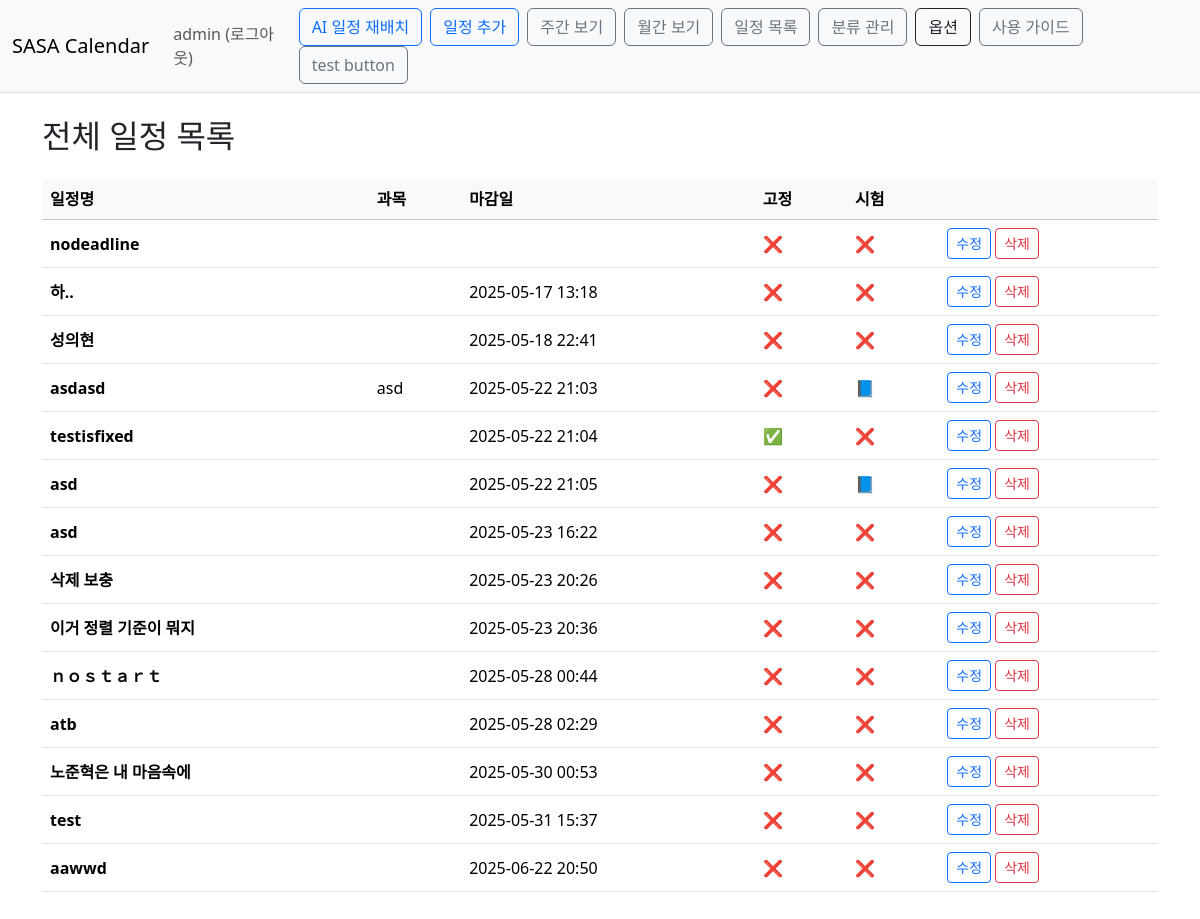
Page /calendar/schedule/list/ (signed in) on the earlier database version.
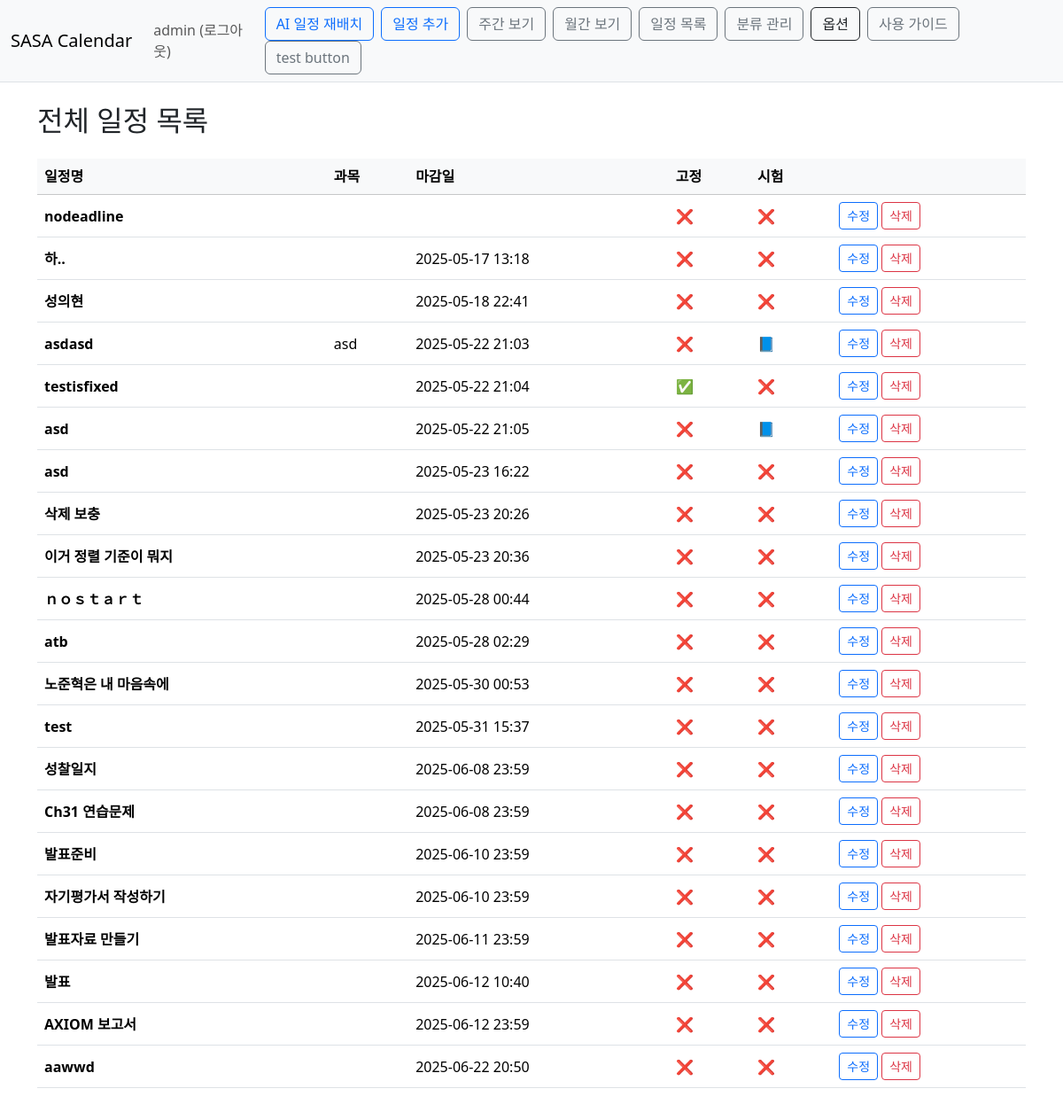
Same page on the later database version.
### Calendar/models.py (models this page shows, shortened)
class Schedule(models.Model):
    owner=models.ForeignKey(User, on_delete=models.CASCADE)
    task_name=models.CharField(max_length=50)
    duration_minutes=models.IntegerField(null=True, blank=True)
    difficulty=models.IntegerField(null=True, blank=True)
    importance=models.IntegerField(null=True, blank=True)
    task_type = models.ForeignKey('ScheduleType', null=True, blank=True, on_delete=models.SET_NULL)
    subject=models.CharField(max_length=50, blank=True)
    is_exam_task=models.BooleanField(default=False)
    deadline=models.DateTimeField(null=True ,blank=True)
    start_time=models.DateTimeField(null=True ,blank=True)
    end_time=models.DateTimeField(null=True ,blank=True)
    is_fixed=models.BooleanField(default=False)
    exam=models.ForeignKey('self',default=None, on_delete=models.SET_DEFAULT, null=True ,blank=True)
    color = models.CharField(max_length=7, blank=True, default='#6c8df5')
    is_done = models.BooleanField(default=False)

### Calendar/views.py (the view)
# urls.py: path('schedule/list/', views.schedule_list, name='schedule_list'),
@login_required(login_url='common:login')
def schedule_list(request):
    schedules = Schedule.objects.filter(owner=request.user).order_by('deadline')
    return render(request, 'calendar/schedule_list_page.html', {'schedules': schedules})

### templates/calendar/schedule_list_page.html
{% extends 'base.html' %}
{% block content %}
<div class="container py-4">
  <h2 class="mb-4">전체 일정 목록</h2>
  <table class="table table-hover align-middle">
    <thead class="table-light">
      <tr>
        <th>일정명</th>
        <th>과목</th>
        <th>마감일</th>
        <th>고정</th>
        <th>시험</th>
        <th></th>
      </tr>
    </thead>
    <tbody>
      {% for item in schedules %}
      <tr>
        <td class="fw-bold">{{ item.task_name }}</td>
        <td>{{ item.subject }}</td>
        <td>{{ item.deadline|date:"Y-m-d H:i" }}</td>
        <td>{{ item.is_fixed|yesno:"✅,❌" }}</td>
        <td>{{ item.is_exam_task|yesno:"📘,❌" }}</td>
        <td>
          <a href="{% url 'calendar:schedule_edit' item.id %}?next={{ request.get_full_path }}" class="btn btn-sm btn-outline-primary">수정</a>
          <a href="{% url 'calendar:schedule_delete' item.id %}" class="btn btn-sm btn-outline-danger">삭제</a>
        </td>
      </tr>
      {% empty %}
      <tr><td colspan="6" class="text-center text-muted">등록된 일정이 없습니다.</td></tr>
      {% endfor %}
    </tbody>
  </table>
</div>
{% endblock %}

Differences in the rows shown:
added Schedule: task_name "성찰일지", deadline "2025-06-08 23:59", is_fixed "❌", is_exam_task "❌"
added Schedule: task_name "Ch31 연습문제", deadline "2025-06-08 23:59", is_fixed "❌", is_exam_task "❌"
added Schedule: task_name "발표준비", deadline "2025-06-10 23:59", is_fixed "❌", is_exam_task "❌"
added Schedule: task_name "자기평가서 작성하기", deadline "2025-06-10 23:59", is_fixed "❌", is_exam_task "❌"
added Schedule: task_name "발표자료 만들기", deadline "2025-06-11 23:59", is_fixed "❌", is_exam_task "❌"
added Schedule: task_name "발표", deadline "2025-06-12 10:40", is_fixed "❌", is_exam_task "❌"
added Schedule: task_name "AXIOM 보고서", deadline "2025-06-12 23:59", is_fixed "❌", is_exam_task "❌"
